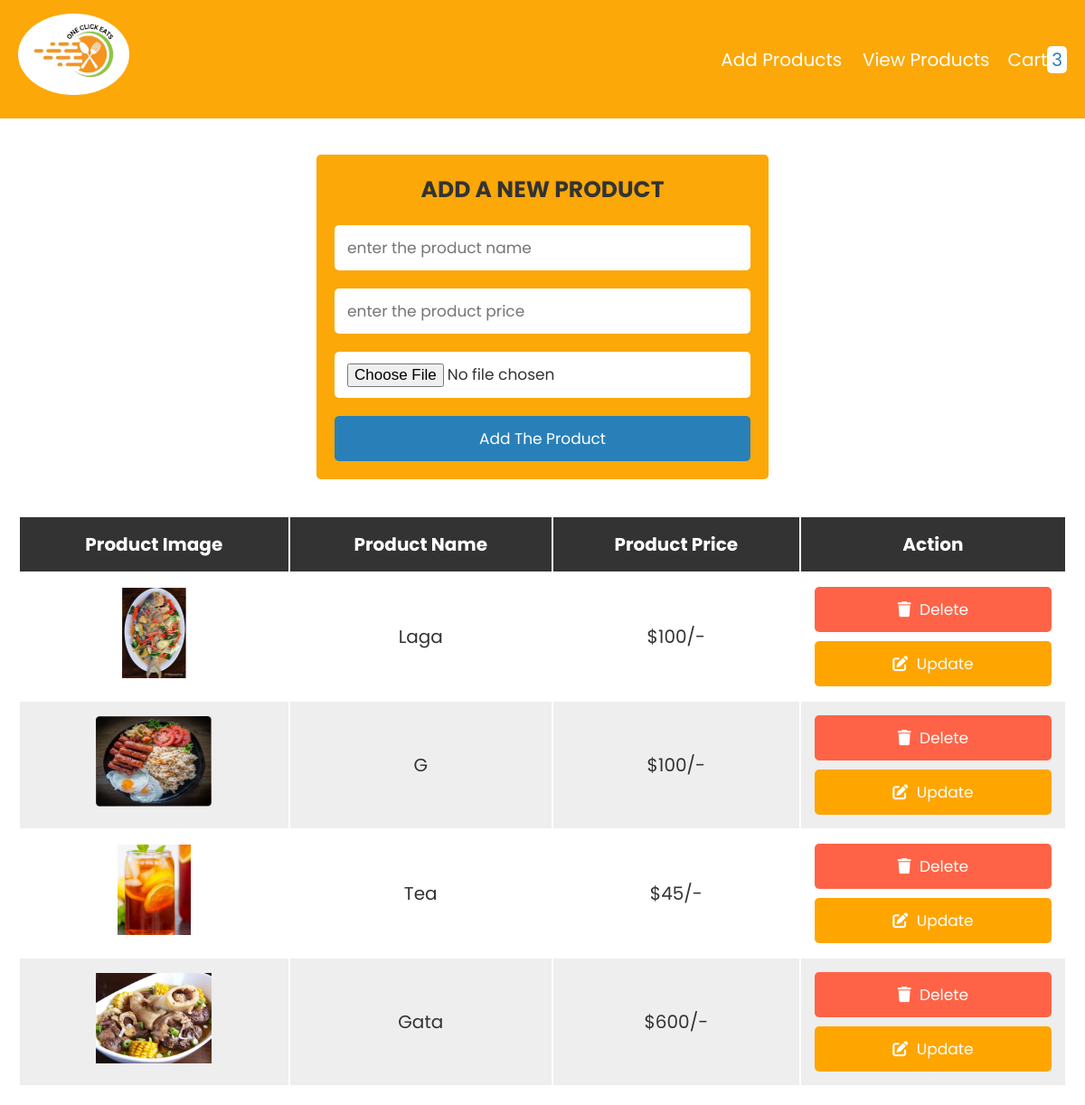
The app's page /admin.php with its own data.
### tables this page shows
CREATE TABLE `products` (
  `id` int(255) NOT NULL,
  `name` varchar(255) NOT NULL,
  `price` varchar(255) NOT NULL,
  `image` varchar(255) NOT NULL
);

### admin.php (the view, shortened to what this page needs)
<?php
@include 'config.php';
?>
<!DOCTYPE html>
<html lang="en">
<head>
   <link rel="stylesheet" href="https://cdnjs.cloudflare.com/ajax/libs/font-awesome/6.0.0/css/all.min.css">
   <link rel="stylesheet" href="css/style.css">
</head>
<body>
<?php include 'header.php'; ?>
<div class="container">
<section>
<form action="" method="post" class="add-product-form" enctype="multipart/form-data" style="background-color:#FBA808">
   <h3>add a new product</h3>
   <input type="text" name="p_name" placeholder="enter the product name" class="box" required>
   <input type="number" name="p_price" min="0" placeholder="enter the product price" class="box" required>
   <input type="file" name="p_image" accept="image/png, image/jpg, image/jpeg" class="box" required>
   <input type="submit" value="add the product" name="add_product" class="btn">
</form>
</section>
<section class="display-product-table">
   <table>
      <thead>
         <th>product image</th>
         <th>product name</th>
         <th>product price</th>
         <th>action</th>
      </thead>
      <tbody>
         <?php
            $select_products = mysqli_query($conn, "SELECT * FROM `products`");
            if(mysqli_num_rows($select_products) > 0){
               while($row = mysqli_fetch_assoc($select_products)){
         ?>
         <tr>
            <td><img src="uploaded_img/<?php echo $row['image']; ?>" height="100" alt=""></td>
            <td><?php echo $row['name']; ?></td>
            <td>$<?php echo $row['price']; ?>/-</td>
            <td>
               <a href="admin.php?delete=<?php echo $row['id']; ?>" class="delete-btn" onclick="return confirm('are your sure you want to delete this?');"> <i class="fas fa-trash"></i> delete </a>
               <a href="admin.php?edit=<?php echo $row['id']; ?>" class="option-btn"> <i class="fas fa-edit"></i> update </a>
            </td>
         </tr>
         <?php
            };
            }else{
               echo "<div class='empty'>no product added</div>";
            };
         ?>
      </tbody>
   </table>
</section>
</div>
</body>
</html>

### header.php (shortened to what this page needs)
<header style="background-color: #FBA808;" class="header">
   <div class="flex">
      <a href="index.php" class="logo"><img style="height: 90px;" src="images/Ellipse 2.png" alt=""></a>
      <nav class="navbar">
         <a href="admin.php">add products</a>
         <a href="products.php">view products</a>
      </nav>
      <?php
      $select_rows = mysqli_query($conn, "SELECT * FROM `cart`") or die('query failed');
      $row_count = mysqli_num_rows($select_rows);
      ?>
      <a href="cart.php" class="cart">Cart<span><?php echo $row_count; ?></span> </a>
   </div>
</header>

### css/style.css (style rules this page uses)
:root { --blue:#2980b9; --red:tomato; --orange:orange; --black:#333; --white:#fff; --bg-color:#eee; --dark-bg:rgba(0,0,0,.7); --box-shadow:0 .5rem 1rem rgba(0,0,0,.1); --border:.1rem solid #999; }
* { font-family: 'Poppins', sans-serif; margin:0; padding:0; box-sizing: border-box; outline: none; border:none; text-decoration: none; text-transform: capitalize; }
html { font-size: 62.5%; overflow-x: hidden; }
.container { max-width: 1200px; margin:0 auto; }
section { padding:2rem; }
.btn, .option-btn, .delete-btn { display: block; width: 100%; text-align: center; background-color: var(--blue); color:var(--white); font-size: 1.7rem; padding:1.2rem 3rem; border-radius: .5rem; cursor: pointer; margin-top: 1rem; }
.option-btn i, .delete-btn i { padding-right: .5rem; }
.option-btn { background-color: var(--orange); }
.delete-btn { margin-top: 0; background-color: var(--red); }
.header { background-color: var(--blue); position: sticky; top:0; left:0; z-index: 1000; }
.header .flex { display: flex; align-items: center; padding:1.5rem 2rem; max-width: 1200px; margin:0 auto; }
.header .flex .logo { margin-right: auto; font-size: 2.5rem; color:var(--white); }
.header .flex .navbar a { margin-left: 2rem; font-size: 2rem; color:var(--white); }
.header .flex .cart { margin-left: 2rem; font-size: 2rem; color:var(--white); }
.header .flex .cart span { padding:.1rem .5rem; border-radius: .5rem; background-color: var(--white); color:var(--blue); font-size: 2rem; }
.add-product-form { max-width: 50rem; background-color: var(--bg-color); border-radius: .5rem; padding:2rem; margin:0 auto; margin-top: 2rem; }
.add-product-form h3 { font-size: 2.5rem; margin-bottom: 1rem; color:var(--black); text-transform: uppercase; text-align: center; }
.add-product-form .box { text-transform: none; padding:1.2rem 1.4rem; font-size: 1.7rem; color:var(--black); border-radius: .5rem; background-color: var(--white); margin:1rem 0; width: 100%; }
.display-product-table table { width: 100%; text-align: center; }
.display-product-table table thead th { padding:1.5rem; font-size: 2rem; background-color: var(--black); color:var(--white); }
.display-product-table table td { padding:1.5rem; font-size: 2rem; color:var(--black); }
.display-product-table table td:first-child { padding:0; }
.display-product-table table tr:nth-child(even) { background-color: var(--bg-color); }

### records on screen
products: image (picture), name "Laga", price "100"
products: image (picture), name "G", price "100"
products: image (picture), name "Tea", price "45"
products: image (picture), name "Gata", price "600"

### other values on screen
$row_count "3"
